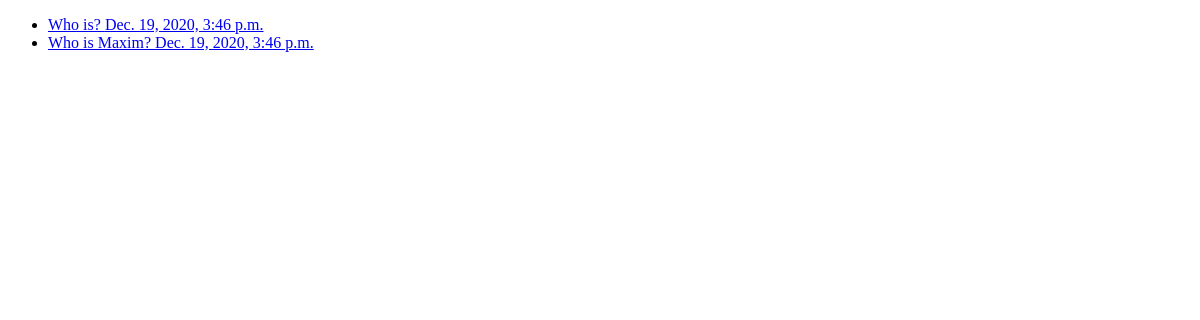
The page /polls/ on the database as committed earlier.
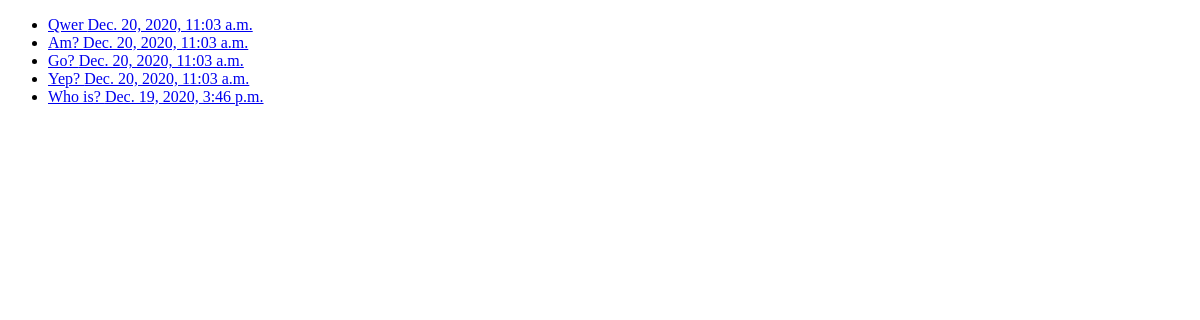
The same page on the database as committed later.
### polls/views.py (the view)
# urls.py: path('', views.index, name='index'),
def index(request):
    latest_question_list = Question.objects.order_by('-pub_date')[:5]
    context = {'latest_question_list': latest_question_list}
    return render(request, 'polls/index.html', context)

### polls/templates/polls/index.html (shortened to what this page needs)
<!DOCTYPE html>
<html>
  <head>
  </head>
  <body>
    {% if latest_question_list %}
    <ul>
    {% for question in latest_question_list %}
       <li><a href="{% url 'polls:detail' question.id %}">{{ question.question_text }} {{ question.pub_date }}</a></li>
    {% endfor %}
    </ul>
    {% else %}
        <p>No polls are available.</p>
    {% endif %}
  </body>
</html>

Rows that differ between the two databases and show on the page:
no longer on this page (row unchanged): Question: question_text "Who is Maxim?", pub_date "Dec. 19, 2020, 3:46 p.m."
added Question: question_text "Qwer", pub_date "Dec. 20, 2020, 11:03 a.m."
added Question: question_text "Am?", pub_date "Dec. 20, 2020, 11:03 a.m."
added Question: question_text "Go?", pub_date "Dec. 20, 2020, 11:03 a.m."
added Question: question_text "Yep?", pub_date "Dec. 20, 2020, 11:03 a.m."
